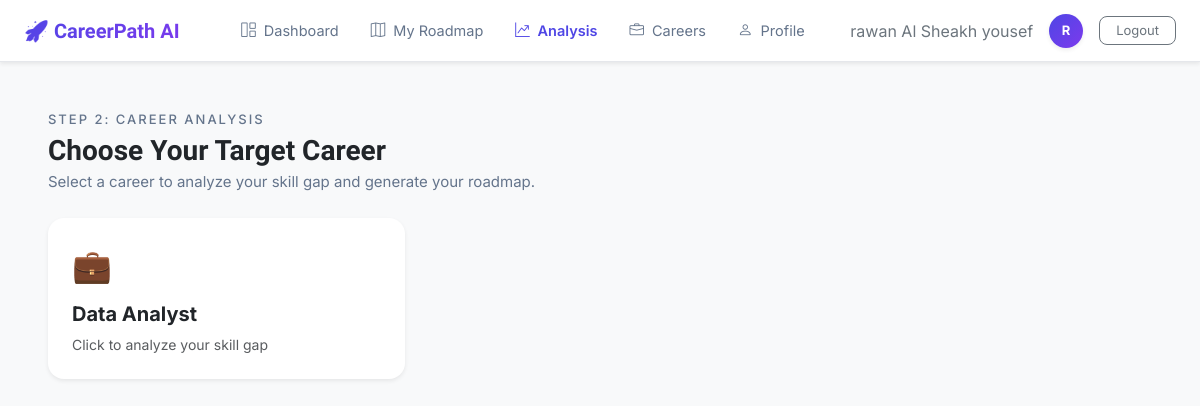
The page /analysis/ (signed in) on the database its author committed.
### accounts/models.py (models this page shows, shortened)
class User(AbstractBaseUser, PermissionsMixin):
    email = models.EmailField("email address", unique=True)
    full_name = models.CharField("full name", max_length=150, blank=True)
    is_active = models.BooleanField(default=True)
    is_staff = models.BooleanField(default=False)
    date_joined = models.DateTimeField(auto_now_add=True)
    objects = UserManager()
    USERNAME_FIELD = "email"
    REQUIRED_FIELDS = []  # email & password are prompted by default
    class Meta:
        verbose_name = "user"
        verbose_name_plural = "users"

### careers/models.py (models this page shows, shortened)
class Career(models.Model):
    title = models.CharField(max_length=150, unique=True) # مثل: Data Analyst
    description = models.TextField()
    required_skills = models.ManyToManyField(Skill, through='CareerSkill', related_name='careers')

### analysis/views.py (the view)
# urls.py: path('', views.analysis_home, name='home'),
@login_required
def analysis_home(request):
    careers = Career.objects.all()
    return render(request, 'analysis/analysis_home.html', {'careers': careers})

### analysis/templates/analysis/analysis_home.html (shortened to what this page needs)
{% extends 'dashboard/base.html' %}
{% load static %}
{% block content %}
<div class="mb-4">
  <div style="font-size:13px; color:#64748B; text-transform:uppercase; letter-spacing:2px; margin-bottom:4px; font-weight:500;">Step 2: Career Analysis</div>
  <h1 class="ff-sora fw-bold text-dark mb-1" style="font-size: 28px;">Choose Your Target Career</h1>
  <p style="font-size:15px; color:#64748B; margin-bottom:0;">Select a career to analyze your skill gap and generate your roadmap.</p>
</div>
<div class="row g-3">
  {% for career in careers %}
  <div class="col-md-4">
    <a href="{% url 'analysis:skill_gap' career.id %}" class="text-decoration-none">
      <div class="card border-0 shadow-sm h-100" style="border-radius:16px; transition: all .2s;"
           onmouseover="this.style.transform='translateY(-4px)'"
           onmouseout="this.style.transform='translateY(0)'">
        <div class="card-body p-4">
          <div style="font-size:32px; margin-bottom:12px;">💼</div>
          <h5 class="fw-bold text-dark">{{ career.title }}</h5>
          <p class="text-muted small mb-0">Click to analyze your skill gap</p>
        </div>
      </div>
    </a>
  </div>
  {% empty %}
  <div class="col-12 text-center py-5">
    <div style="font-size:48px;">🔍</div>
    <h5 class="fw-bold text-dark mt-3">No careers available yet</h5>
    <p class="text-muted">Careers will appear here once added by the admin.</p>
  </div>
  {% endfor %}
</div>
{% endblock %}

### dashboard/templates/dashboard/base.html (shortened to what this page needs)
{% load static %}
<!DOCTYPE html>
<html lang="en">
<head>
  <link href="https://cdn.jsdelivr.net/npm/bootstrap@5.3.2/dist/css/bootstrap.min.css" rel="stylesheet">
  <link href="https://cdn.jsdelivr.net/npm/bootstrap-icons@1.11.3/font/bootstrap-icons.min.css" rel="stylesheet">
</head>
<body>
  <nav class="navbar navbar-expand-lg sticky-top bg-white border-bottom shadow-sm" style="height: 62px; border-color: #E5E7EB !important;">
    <div class="container-fluid px-4">
      <a class="navbar-brand ff-sora fw-bold fs-5 text-gradient-custom" href="/dashboard/">🚀 CareerPath AI</a>
      <div class="collapse navbar-collapse" id="cpNav">
        <div class="mx-auto d-flex align-items-center gap-2 my-3 my-lg-0">
          <a href="{% url 'dashboard:home' %}" class="cp-nav-link {% if request.resolver_match.app_name == 'dashboard' %}active{% endif %}">
            <i class="bi bi-grid-1x2 me-1"></i> Dashboard
          </a>
          <a href="{% url 'roadmap:home' %}" class="cp-nav-link {% if request.resolver_match.app_name == 'roadmap' %}active{% endif %}"><i class="bi bi-map me-1"></i> My Roadmap</a>
        <a href="{% url 'analysis:home' %}" class="cp-nav-link {% if request.resolver_match.app_name == 'analysis' %}active{% endif %}">
          <i class="bi bi-graph-up-arrow me-1"></i> Analysis
        </a>
       <a href="{% url 'careers:list' %}" class="cp-nav-link {% if request.resolver_match.app_name == 'careers' %}active{% endif %}"><i class="bi bi-briefcase me-1"></i> Careers</a>
		  <a href="{% url 'dashboard:profile' %}" class="cp-nav-link {% if request.resolver_match.url_name == 'profile' %}active{% endif %}"><i class="bi bi-person me-1"></i> Profile</a>
        </div>
        <div class="d-flex align-items-center gap-3">
          <span class="fs-6 text-secondary d-none d-sm-inline">{{ user.full_name|default:user.email }}</span>
          <div class="bg-gradient-custom text-white d-flex align-items-center justify-content-center rounded-circle fw-bold shadow-sm"
               style="width: 34px; height: 34px; font-size: 13px;">
            {{ user.full_name|default:user.email|first|upper }}
          </div>
          <a href="{% url 'logout' %}" class="btn btn-sm btn-outline-secondary px-3" style="border-radius: 8px; font-size: 13px;">
            Logout
          </a>
        </div>
      </div>
    </div>
  </nav>
  <div class="p-4 p-md-5">
    {% block content %}{% endblock %}
  </div>
</body>
</html>

### dashboard/templates/dashboard/base.html (style rules this page uses)
body { font-family: 'Inter', sans-serif; background-color: #F8F9FA; color: #0F1419; min-height: 100vh; }
.ff-sora { font-family: 'Sora', sans-serif; }
.bg-gradient-custom { background: linear-gradient(135deg, #4F46E5, #7C3AED) !important; }
.text-gradient-custom { background: linear-gradient(135deg, #4F46E5, #7C3AED); -webkit-background-clip: text; -webkit-text-fill-color: transparent; background-clip: text; }
.cp-nav-link { font-size: 14.5px; color: #64748B; text-decoration: none; padding: 6px 12px; border-radius: 8px; transition: all 0.2s ease; }
.cp-nav-link.active { color: #4F46E5; font-weight: 600; }

### rows shown on the page
User: full_name "rawan Al Sheakh yousef", full_name|first "R"
Career: title "Data Analyst"
